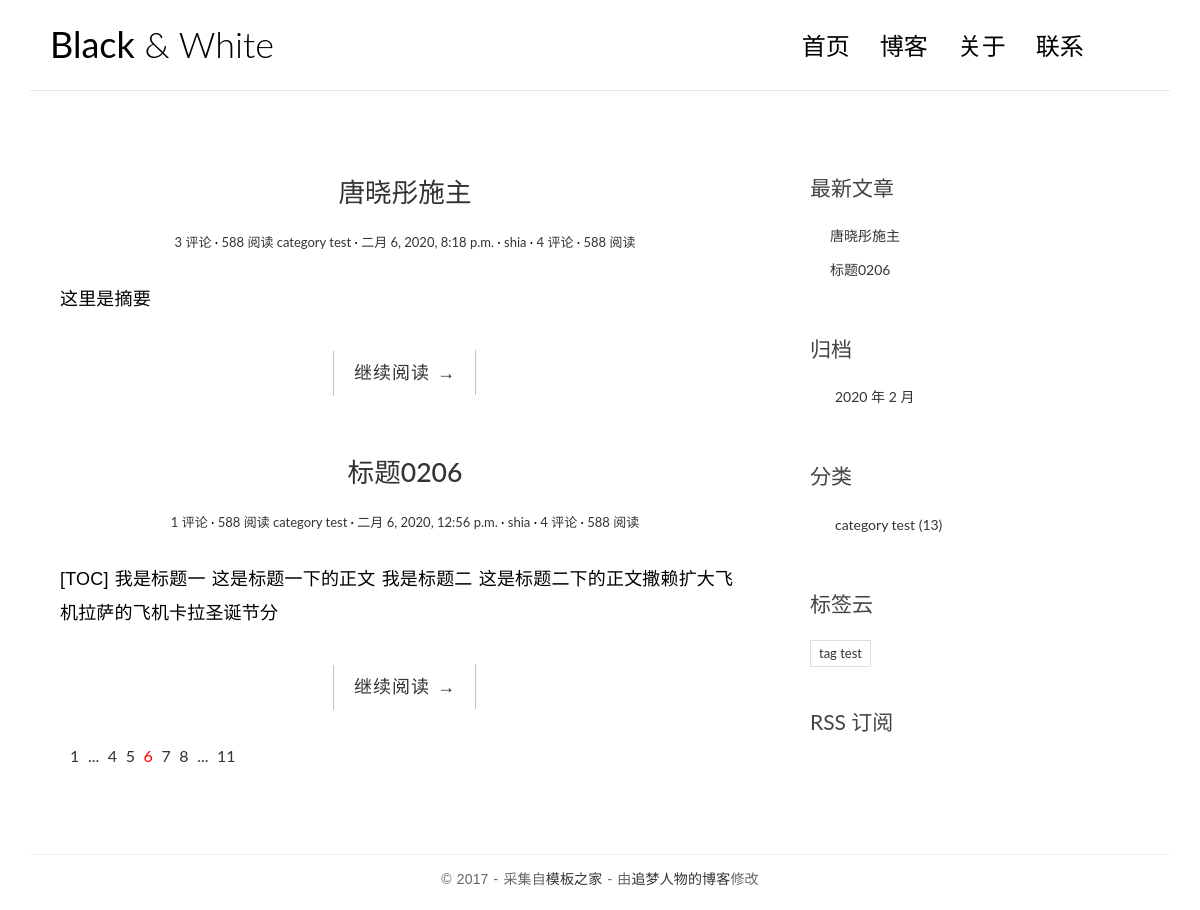
Before: / with the older database file.
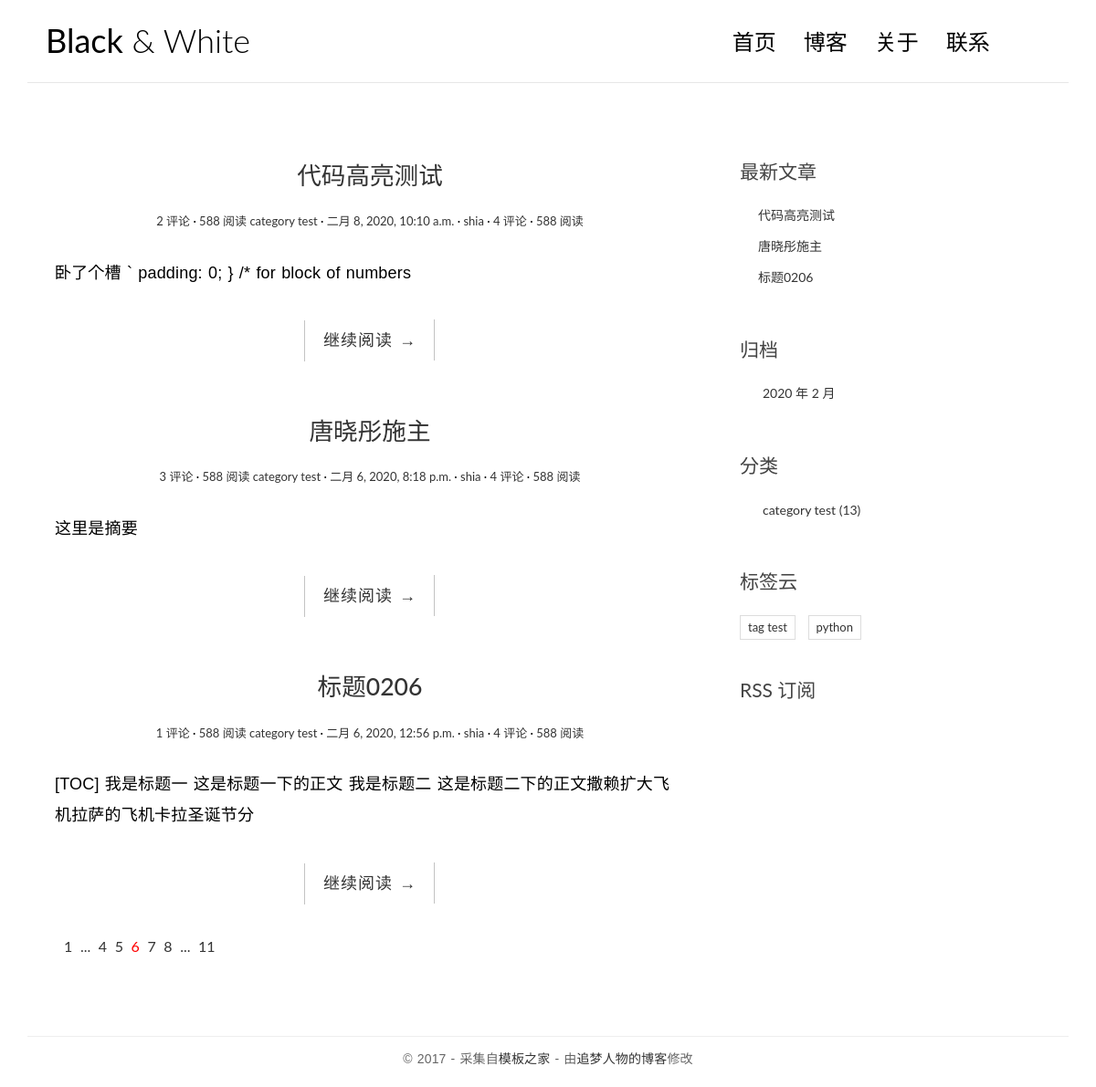
After: the same page with the newer database file.
### blog/models.py (models this page shows, shortened)
class Post(models.Model):
    title = models.CharField('标题', max_length=70)
    body = models.TextField('正文')
    created_time = models.DateTimeField('创建时间', default=timezone.now)
    modified_time = models.DateTimeField('修改时间')
    excerpt = models.CharField('摘要', max_length=200, blank=True)
    category = models.ForeignKey(Category, verbose_name='分类', on_delete=models.CASCADE)
    tag = models.ManyToManyField(Tag, verbose_name='标签', blank=True)
    author = models.ForeignKey(User, verbose_name='作者', on_delete=models.CASCADE)
    class Meta:
        verbose_name = '文章'
        verbose_name_plural = verbose_name
    def get_absolute_url(self):#于是 reverse 函数会去解析这个视图函数对应的 URL，我们这里 detail 对应的规则就是 posts/<int:pk>/ int 部分会被后面传入的参数 pk 替换，所以，如果 Post 的 id（或者 pk，这里 pk 和 id 是等价的） 是 255 的话，那么 get_absolute_url 函数返回的就是 /posts/255/ ，这样 Post 自己就生成了自己的 URL。
        return reverse('blog:detail', kwargs={'pk': self.pk})

class Category(models.Model):
    name = models.CharField(max_length=100)
    class Meta:
        verbose_name = '分类'
        verbose_name_plural = verbose_name

class Tag(models.Model):
    name = models.CharField(max_length=100)
    class Meta:
        verbose_name = '标签'
        verbose_name_plural = verbose_name

### blog/views.py (the view)
# urls.py: path('', views.index, name='index'),
def index(request):
    post_list = Post.objects.all().order_by('-created_time')
    return render(request, 'blog/index.html', context={'post_list': post_list, 'title': 'my blog', 'welcome': 'welcome blog!', })

### blog/templatetags/blog_extras.py (called while the page is built)
@register.inclusion_tag('blog/inclusions/_recent_posts.html', takes_context=True)
def show_recent_posts(context, num=5):
    return {
        'recent_post_list': Post.objects.all().order_by('-created_time')[:num],
    }

@register.inclusion_tag('blog/inclusions/_archives.html', takes_context=True)
def show_archives(context):
    return {
        'date_list': Post.objects.dates('created_time', 'month', order='DESC'),
    }

@register.inclusion_tag('blog/inclusions/_categories.html', takes_context=True)
def show_categories(context):
    return {
        'category_list': Category.objects.all(),
    }

@register.inclusion_tag('blog/inclusions/_tags.html', takes_context=True)
def show_tags(context):
    return {
        'tag_list': Tag.objects.all(),
    }

### templates/blog/index.html
 {% extends 'base.html' %}
 {% block main %}
            {% for post in post_list %}
                <article class="post post-{{ post.pk }}">
                    <header class="entry-header">
                        <h1 class="entry-title">
                            <a href="{{ post.get_absolute_url }}">{{ post.title }}</a>
                        </h1>
                        <div class="entry-meta">
                            <span class="comments-link"><a href="{{ post.get_absolute_url }}#comment-area">{{ post.comment_set.count }} 评论</a></span>
                            <span class="views-count"><a href="#">588 阅读</a></span>
                            <span class="post-category"><a href="#">{{ post.category.name }}</a></span>
                            <span class="post-date"><a href="#"><time class="entry-date"
                                                                      datetime="{{ post.created_time }}">{{ post.created_time }}</time></a></span>
                            <span class="post-author"><a href="#">{{ post.author }}</a></span>
                            <span class="comments-link"><a href="#">4 评论</a></span>
                            <span class="views-count"><a href="#">588 阅读</a></span>
                        </div>
                    </header>
                    <div class="entry-content clearfix">
                        <p>{{ post.excerpt }}</p>
                        <div class="read-more cl-effect-14">
                            <a href="{{ post.get_absolute_url }}" class="more-link">继续阅读 <span class="meta-nav">→</span></a>
                        </div>
                    </div>
                </article>
            {% empty %}
                <div class="no-post">暂时还没有发布的文章！</div>
            {% endfor %}
                <div class="pagination">
                    <ul>
                        <li><a href="">1</a></li>
                        <li><a href="">...</a></li>
                        <li><a href="">4</a></li>
                        <li><a href="">5</a></li>
                        <li class="current"><a href="">6</a></li>
                        <li><a href="">7</a></li>
                        <li><a href="">8</a></li>
                        <li><a href="">...</a></li>
                        <li><a href="">11</a></li>
                    </ul>
                </div>
 {% endblock main %}

### templates/blog/inclusions/_recent_posts.html
<div class="widget widget-recent-posts">
  <h3 class="widget-title">最新文章</h3>
  <ul>
    {% for post in recent_post_list %}
      <li>
        <a href="{{ post.get_absolute_url }}">{{ post.title }}</a>
      </li>
    {% empty %}
      暂无文章！
    {% endfor %}
  </ul>
</div>

### templates/blog/inclusions/_categories.html
<div class="widget widget-category">
  <h3 class="widget-title">分类</h3>
  <ul>
    {% for category in category_list %}
      <li>
        <a href="{% url 'blog:category' category.pk %}">{{ category.name }} <span class="post-count">(13)</span></a>
      </li>
    {% empty %}
      暂无分类！
    {% endfor %}
  </ul>
</div>

### templates/blog/inclusions/_tags.html
<div class="widget widget-tag-cloud">
  <h3 class="widget-title">标签云</h3>
  <ul>
    {% for tag in tag_list %}
      <li>
        <a href="{% url 'blog:tag' tag.pk %}">{{ tag.name }}</a>
      </li>
    {% empty %}
      暂无标签！
    {% endfor %}
  </ul>
</div>

Changed rows visible on the page:
added Post: title "代码高亮测试", comment_set.count "2", category.name "category test", created_time "二月 8, 2020, 10:10 a.m.", author "shia", excerpt "卧了个槽 ` padding: 0; } /* for block of numbers"
added Tag: name "python"
